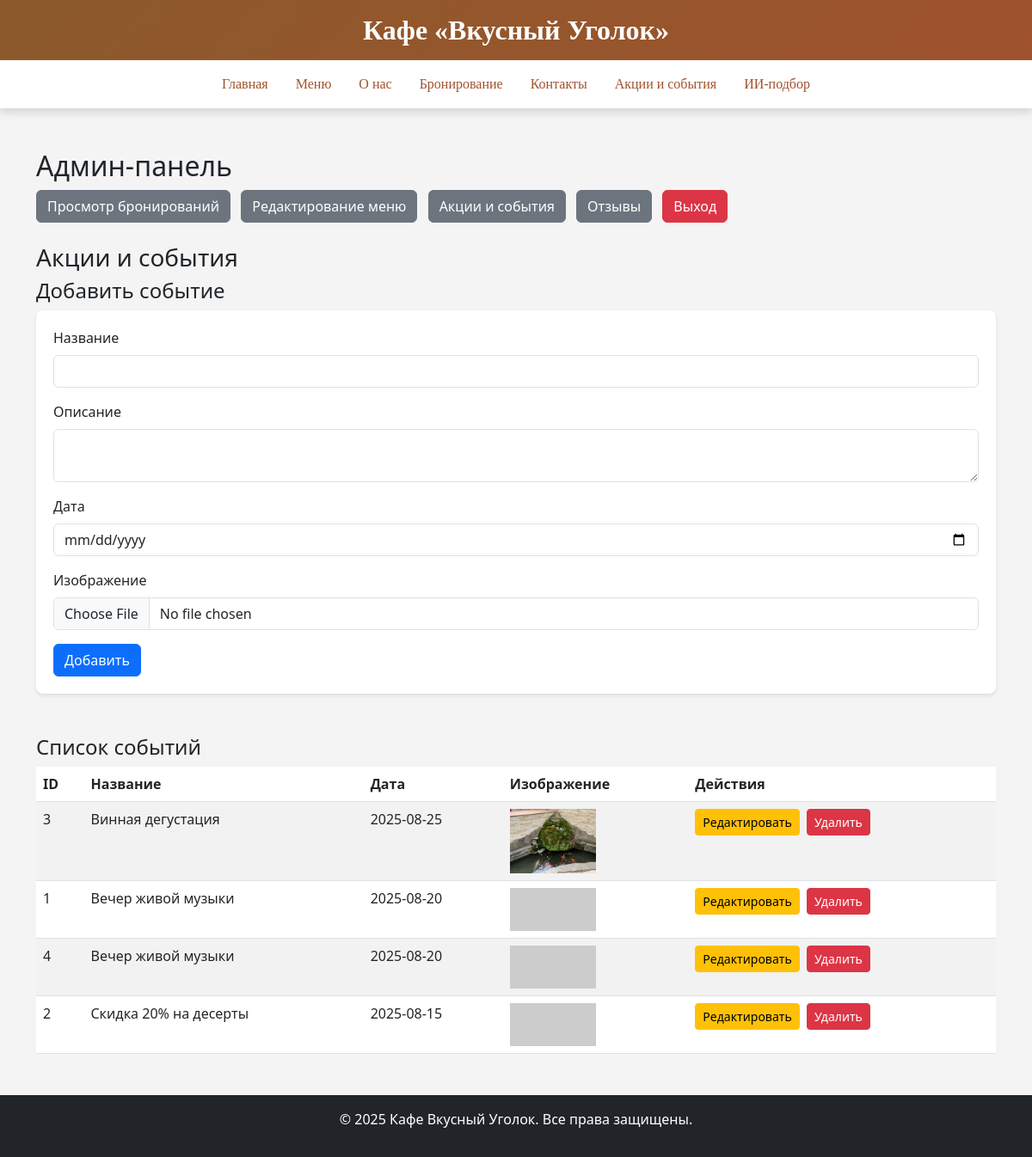
The page /admin.php?section=events (signed in) on the database its author committed.
### tables this page shows
CREATE TABLE `events` (
  `id` int(11) NOT NULL,
  `title` varchar(255) NOT NULL,
  `description` text,
  `date` date NOT NULL,
  `image` varchar(255) DEFAULT NULL
);

### admin.php (the view, shortened to what this page needs)
<?php
include 'includes/db_connect.php';
$csrf = $_SESSION['csrf'];
function sanitize(?string $s): string {
    return htmlspecialchars($s ?? '', ENT_QUOTES | ENT_SUBSTITUTE, 'UTF-8');
}
$section = filter_input(INPUT_GET, 'section', FILTER_DEFAULT) ?? 'bookings';
?>
<!DOCTYPE html>
<html lang="ru">
<head>
    <link href="https://cdn.jsdelivr.net/npm/bootstrap@5.3.0/dist/css/bootstrap.min.css" rel="stylesheet">
    <link href="css/admin.css" rel="stylesheet">
</head>
<body>
<?php include 'includes/header.php'; ?>
<div class="container my-5">
    <h2>Админ-панель</h2>
    <nav class="mb-4">
        <a href="admin.php?section=bookings" class="btn btn-secondary me-2">Просмотр бронирований</a>
        <a href="admin.php?section=menu" class="btn btn-secondary me-2">Редактирование меню</a>
        <a href="admin.php?section=events" class="btn btn-secondary me-2">Акции и события</a>
        <a href="admin.php?section=reviews" class="btn btn-secondary me-2">Отзывы</a>
        <a href="admin.php?logout=1" class="btn btn-danger">Выход</a>
    </nav>
    <?php if ($section === 'bookings'): ?>
        <h3>Список бронирований</h3>
        <div class="mb-3">
            <label for="search" class="form-label">Поиск</label>
            <input type="text" id="search" class="form-control" placeholder="Введите имя, дату, время или контакт" onkeyup="searchBookings()">
        </div>
        <table class="table table-striped" id="bookingsTable">
            <thead>
            <tr><th>ID</th><th>Имя</th><th>Дата</th><th>Время</th><th>Гости</th><th>Контакт</th></tr>
            </thead>
            <tbody id="bookingsBody">
            <?php
            $stmt = $pdo->query("SELECT * FROM bookings ORDER BY date DESC");
            while ($booking = $stmt->fetch(PDO::FETCH_ASSOC)) {
                echo '<tr data-name="'.sanitize($booking['name']).'" data-date="'.sanitize($booking['date']).'" data-time="'.sanitize($booking['time']).'" data-contact="'.sanitize($booking['contact']).'">';
                echo '<td>'.(int)$booking['id'].'</td><td>'.sanitize($booking['name']).'</td><td>'.sanitize($booking['date']).'</td><td>'.sanitize($booking['time']).'</td><td>'.(int)$booking['guests'].'</td><td>'.sanitize($booking['contact']).'</td></tr>';
            }
            ?>
            </tbody>
        </table>
        <script>
            function searchBookings() {
                const input = document.getElementById('search').value.toLowerCase();
                const rows = document.getElementById('bookingsBody').getElementsByTagName('tr');
                for (let i = 0; i < rows.length; i++) {
                    const name = rows[i].getAttribute('data-name').toLowerCase();
                    const date = rows[i].getAttribute('data-date').toLowerCase();
                    const time = rows[i].getAttribute('data-time').toLowerCase();
                    const contact = rows[i].getAttribute('data-contact').toLowerCase();
                    rows[i].style.display = (name.includes(input) || date.includes(input) || time.includes(input) || contact.includes(input)) ? '' : 'none';
                }
            }
        </script>
    <?php elseif ($section === 'events'): ?>
        <h3>Акции и события</h3>
        <h4>Добавить событие</h4>
        <form method="POST" enctype="multipart/form-data" class="mb-5">
            <div class="mb-3"><label class="form-label">Название</label><input type="text" name="title" class="form-control" required></div>
            <div class="mb-3"><label class="form-label">Описание</label><textarea name="description" class="form-control"></textarea></div>
            <div class="mb-3"><label class="form-label">Дата</label><input type="date" name="date" class="form-control" required></div>
            <div class="mb-3"><label class="form-label">Изображение</label><input type="file" name="image" class="form-control" accept="image/*"></div>
            <button type="submit" name="add_event" class="btn btn-primary">Добавить</button>
        </form>
        <h4>Список событий</h4>
        <table class="table table-striped">
            <thead><tr><th>ID</th><th>Название</th><th>Дата</th><th>Изображение</th><th>Действия</th></tr></thead>
            <tbody>
            <?php
            $stmt = $pdo->query("SELECT * FROM events ORDER BY date DESC");
            while ($event = $stmt->fetch(PDO::FETCH_ASSOC)) {
                echo '<tr><td>'.(int)$event['id'].'</td><td>'.sanitize($event['title']).'</td><td>'.sanitize($event['date']).'</td>';
                echo '<td><img src="'.sanitize($event['image']).'" alt="Изображение" style="width: 100px; height: auto;"></td>';
                echo '<td>
                        <a href="admin.php?section=events&edit_event='.(int)$event['id'].'" class="btn btn-sm btn-warning me-1">Редактировать</a>
                        <a href="admin.php?section=events&delete_event='.(int)$event['id'].'&token='.sanitize($csrf).'" class="btn btn-sm btn-danger" onclick="return confirm(\'Удалить?\')">Удалить</a>
                      </td></tr>';
            }
            ?>
            </tbody>
        </table>
    <?php endif; ?>
</div>
<?php include 'includes/footer.php'; ?>
</body>
</html>

### css/admin.css (style rules this page uses)
body { background-color: #f4f4f4; }
.table { background-color: white; }
.btn-secondary { background-color: #6c757d; }
form { background-color: white; padding: 20px; border-radius: 8px; box-shadow: 0 2px 4px rgba(0,0,0,0.1); }

### rows shown on the page
events: id "3", title "Винная дегустация", date "2025-08-25", image (picture)
events: id "1", title "Вечер живой музыки", date "2025-08-20"
events: id "4", title "Вечер живой музыки", date "2025-08-20"
events: id "2", title "Скидка 20% на десерты", date "2025-08-15"
